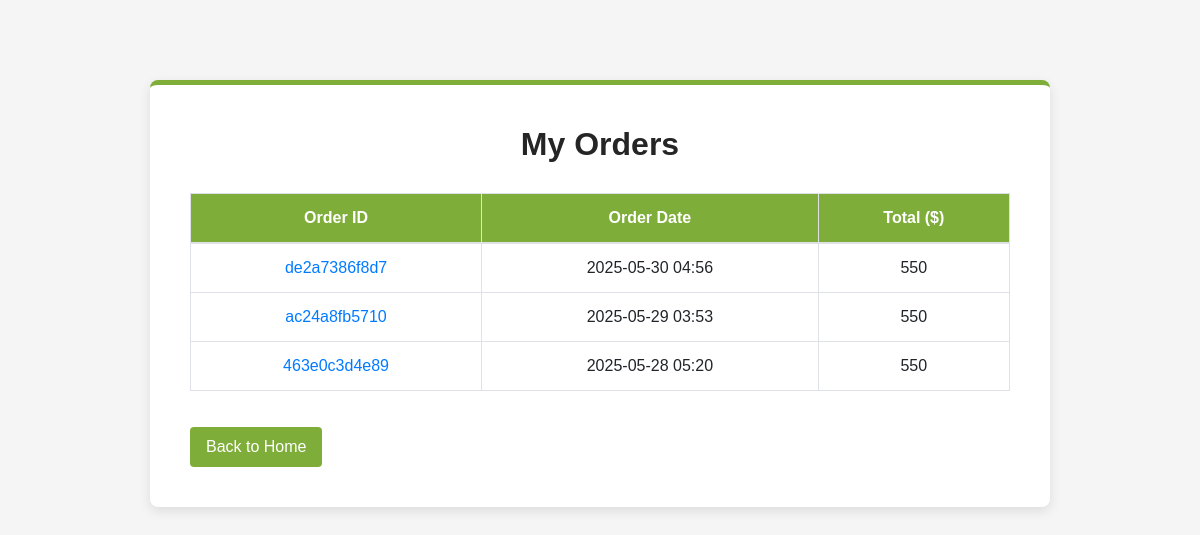
/order_detail (signed in), run on an earlier commit of the app's database.
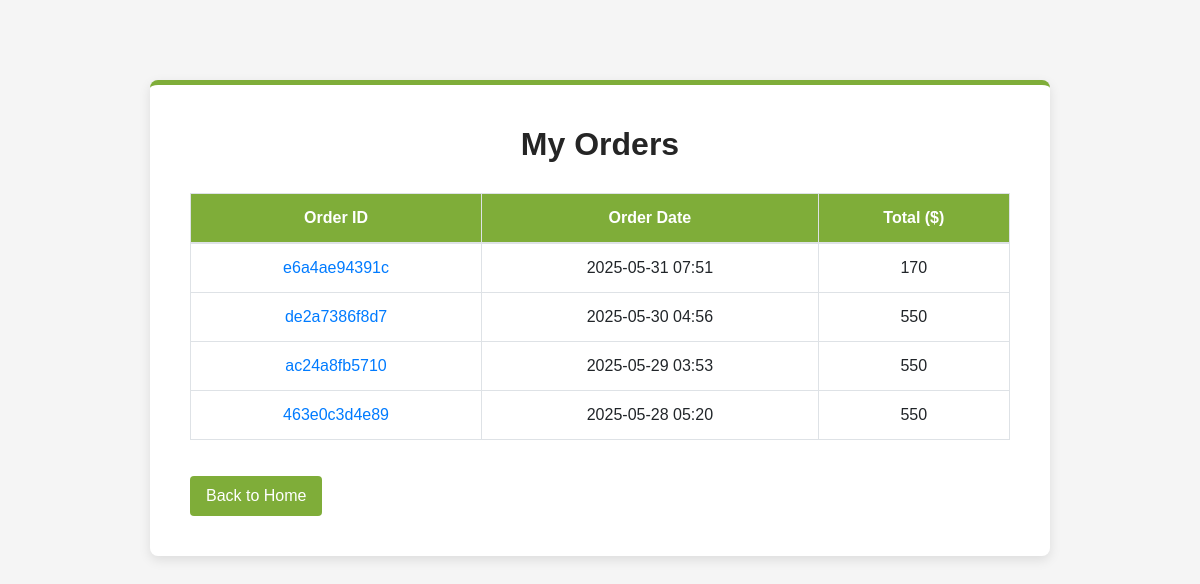
And on a later commit of the database.
### myapp/models.py (models this page shows)
class order(models.Model):
    user = models.ForeignKey(user, on_delete=models.CASCADE)
    address = models.ForeignKey(Billing_details, on_delete=models.CASCADE)
    product = models.ManyToManyField(cart)
    subtotal=models.IntegerField()
    total=models.IntegerField()
    order_id=models.CharField(max_length=100)
    datetime=models.DateTimeField(auto_now_add=True)

### myapp/views.py (the view)
# urls.py: path('order_detail', views.order_detail, name='order_detail'),
def order_detail(request):
    if 'username' not in request.session:
        return redirect('login')
    uid = user.objects.get(username=request.session['username'])
    orders = order.objects.filter(user=uid).order_by('-datetime')
    contaxt = {
        "orders": orders,
    }
    return render(request, 'order_list.html', contaxt)

### myapp/templates/order_list.html (shortened to what this page needs)
<!DOCTYPE html>
<html lang="en">
<head>
    <link rel="stylesheet" href="https://stackpath.bootstrapcdn.com/bootstrap/4.5.2/css/bootstrap.min.css">
</head>
<body>
<div class="orders-container">
    <h2 class="orders-title">My Orders</h2>
    <table class="table table-bordered table-hover">
        <thead>
            <tr>
                <th>Order ID</th>
                <th>Order Date</th>
                <th>Total ($)</th>
            </tr>
        </thead>
        <tbody>
            {% for order in orders %}
            <tr>
                <td><a href="{% url 'single_orders' order.id %}">{{order.order_id}}</a></td>
                <td>{{order.datetime|date:"Y-m-d H:i"}}</td>
                <td>{{order.total}}</td>
            </tr>
            {% empty %}
            <tr>
                <td colspan="3">No orders found.</td>
            </tr>
            {% endfor %}
        </tbody>
    </table>
    <a href="{% url 'index' %}" class="btn btn-back">Back to Home</a>
</div>
</body>
</html>

What changed in the data, as far as the page shows it:
added order: order_id "e6a4ae94391c", datetime "2025-05-31 07:51", total "170"
